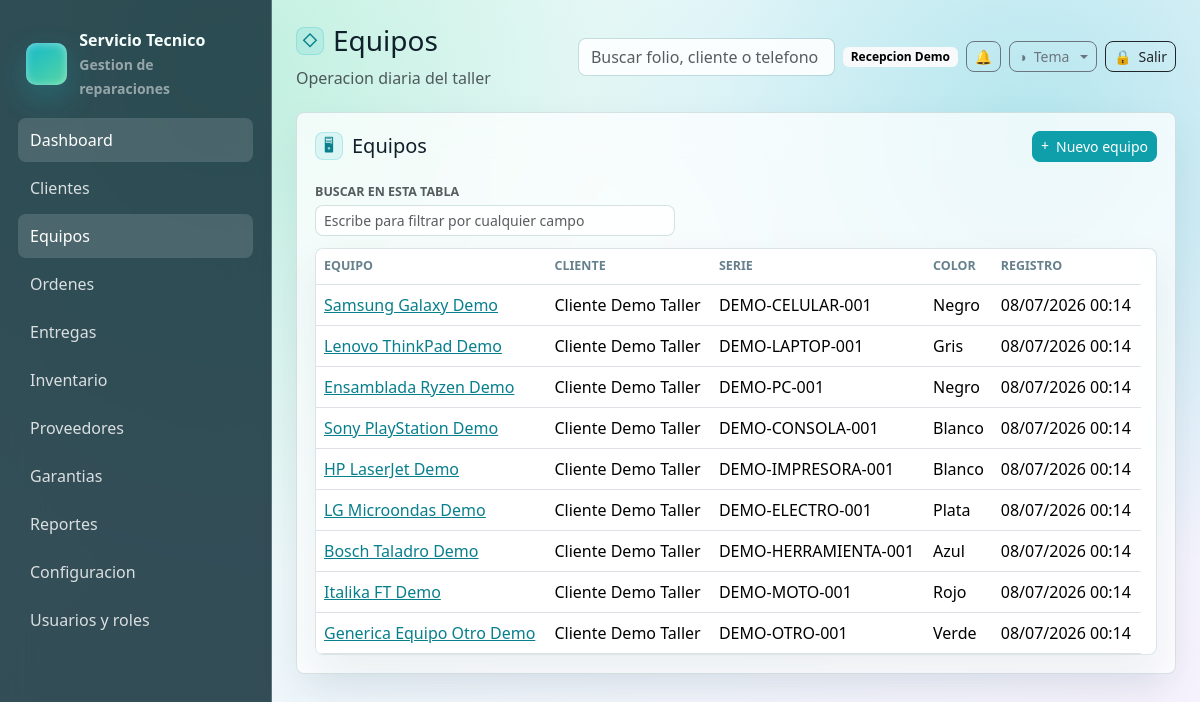
The page /equipos (signed in) on the database its author committed.
### tables this page shows
CREATE TABLE users (
    id INT UNSIGNED AUTO_INCREMENT PRIMARY KEY,
    name VARCHAR(160) NOT NULL,
    email VARCHAR(190) NOT NULL UNIQUE,
    password VARCHAR(255) NOT NULL,
    phone VARCHAR(40) NULL,
    status ENUM('activo','inactivo','bloqueado') NOT NULL DEFAULT 'activo',
    last_login_at DATETIME NULL,
    created_at DATETIME NOT NULL DEFAULT CURRENT_TIMESTAMP,
    updated_at DATETIME NULL ON UPDATE CURRENT_TIMESTAMP,
    deleted_at DATETIME NULL
);

CREATE TABLE equipos (
    id INT UNSIGNED AUTO_INCREMENT PRIMARY KEY,
    cliente_id INT UNSIGNED NOT NULL,
    tipo ENUM('celular','laptop','pc','consola','impresora','electrodomestico','herramienta','moto','otro') NOT NULL DEFAULT 'otro',
    marca VARCHAR(120) NULL,
    modelo VARCHAR(120) NULL,
    numero_serie VARCHAR(120) NULL,
    imei VARCHAR(80) NULL,
    color VARCHAR(80) NULL,
    password_equipo VARCHAR(120) NULL,
    accesorios_recibidos TEXT NULL,
    estado_fisico TEXT NULL,
    observaciones TEXT NULL,
    created_at DATETIME NOT NULL DEFAULT CURRENT_TIMESTAMP,
    updated_at DATETIME NULL ON UPDATE CURRENT_TIMESTAMP,
    deleted_at DATETIME NULL,
    CONSTRAINT fk_equipos_cliente FOREIGN KEY (cliente_id) REFERENCES clientes(id),
    INDEX idx_equipos_cliente (cliente_id),
    INDEX idx_equipos_serie (numero_serie),
    INDEX idx_equipos_imei (imei)
);

CREATE TABLE clientes (
    id INT UNSIGNED AUTO_INCREMENT PRIMARY KEY,
    nombre_completo VARCHAR(190) NOT NULL,
    telefono VARCHAR(40) NOT NULL,
    whatsapp VARCHAR(40) NULL,
    email VARCHAR(190) NULL,
    domicilio VARCHAR(255) NULL,
    ciudad VARCHAR(120) NULL,
    estado VARCHAR(120) NULL,
    codigo_postal VARCHAR(20) NULL,
    rfc VARCHAR(20) NULL,
    notas_internas TEXT NULL,
    estatus ENUM('activo','inactivo') NOT NULL DEFAULT 'activo',
    created_at DATETIME NOT NULL DEFAULT CURRENT_TIMESTAMP,
    updated_at DATETIME NULL ON UPDATE CURRENT_TIMESTAMP,
    deleted_at DATETIME NULL,
    INDEX idx_clientes_nombre (nombre_completo),
    INDEX idx_clientes_telefono (telefono),
    INDEX idx_clientes_email (email)
);

### resources/views/equipos/index.php (the view)
<div class="glass-card">
    <div class="d-flex justify-content-between align-items-center mb-3">
        <h2 class="h5 mb-0" data-icon="&#128421;">Equipos</h2>
        <a class="btn btn-primary btn-sm" data-icon="&#43;" href="<?= e(url('/equipos/create')) ?>">Nuevo equipo</a>
    </div>
    <div class="table-wrap">
        <table class="table align-middle">
            <thead><tr><th>Equipo</th><th>Cliente</th><th>Serie</th><th>Color</th><th>Registro</th></tr></thead>
            <tbody>
            <?php foreach ($equipos as $equipo): ?>
                <tr>
                    <td><a href="<?= e(url('/equipos/' . $equipo['id'])) ?>"><?= e(trim($equipo['marca'] . ' ' . $equipo['modelo']) ?: $equipo['tipo']) ?></a></td>
                    <td><?= e($equipo['cliente_nombre']) ?></td>
                    <td><?= e($equipo['numero_serie'] ?: $equipo['imei']) ?></td>
                    <td><?= e($equipo['color']) ?></td>
                    <td><?= e(fechaHumana($equipo['created_at'])) ?></td>
                </tr>
            <?php endforeach; ?>
            </tbody>
        </table>
    </div>
</div>

### app/Core/Router.php (shortened to what the rows shown need)
<?php
final class Router
{
    private array $routes = [];
    private function add(string $method, string $path, callable|array $handler): void
    {
        $pattern = preg_replace('#\{([a-zA-Z_][a-zA-Z0-9_]*)\}#', '(?P<$1>[^/]+)', $path);
        $this->routes[] = [
            'method' => $method,
            'path' => $path,
            'pattern' => '#^' . $pattern . '$#',
            'handler' => $handler,
        ];
    }
    public function dispatch(Request $request): void
    {
        foreach ($this->routes as $route) {
            if ($route['method'] !== $request->method()) {
                continue;
            }
            if (preg_match($route['pattern'], $request->path(), $matches)) {
                $params = array_filter($matches, 'is_string', ARRAY_FILTER_USE_KEY);
                $handler = $route['handler'];
                if (is_array($handler)) {
                    [$class, $method] = $handler;
                    $controller = new $class();
                    $controller->{$method}($request, ...array_values($params));
                    return;
                }
                return;
            }
        }
    }
}

### resources/views/layouts/app.php (shortened to what the rows shown need)
<?php
$user = Auth::user();
?>
<!doctype html>
<html lang="es">
<head>
    <link href="https://cdn.jsdelivr.net/npm/bootstrap@5.3.3/dist/css/bootstrap.min.css" rel="stylesheet">
    <link href="<?= e(asset('css/app.css') . '?v=20260707-btns') ?>" rel="stylesheet">
    <link href="<?= e(asset('css/themes/crystal.css')) ?>" rel="stylesheet">
    <link href="<?= e(asset('css/themes/dark.css') . '?v=20260614-selects') ?>" rel="stylesheet">
    <link href="<?= e(asset('css/themes/live.css')) ?>" rel="stylesheet">
    <link href="<?= e(asset('css/themes/blueprint.css') . '?v=20260707-btns') ?>" rel="stylesheet">
</head>
<body>
<div class="app-shell">
    <aside class="sidebar" id="app-sidebar">
        <div class="brand">
            <div class="brand-mark"></div>
            <div>
                <div>Servicio Tecnico</div>
                <small class="text-white-50">Gestion de reparaciones</small>
            </div>
        </div>
        <nav class="nav flex-column">
            <a class="nav-link <?= e(is_active('/')) ?>" href="<?= e(url('/')) ?>">Dashboard</a>
            <a class="nav-link <?= e(is_active('/clientes')) ?>" href="<?= e(url('/clientes')) ?>">Clientes</a>
            <a class="nav-link <?= e(is_active('/equipos')) ?>" href="<?= e(url('/equipos')) ?>">Equipos</a>
            <a class="nav-link <?= e(is_active('/ordenes')) ?>" href="<?= e(url('/ordenes')) ?>">Ordenes</a>
            <a class="nav-link <?= e(is_active('/entregas')) ?>" href="<?= e(url('/entregas')) ?>">Entregas</a>
            <a class="nav-link <?= e(is_active('/inventario')) ?>" href="<?= e(url('/inventario')) ?>">Inventario</a>
            <a class="nav-link <?= e(is_active('/proveedores')) ?>" href="<?= e(url('/proveedores')) ?>">Proveedores</a>
            <a class="nav-link <?= e(is_active('/garantias')) ?>" href="<?= e(url('/garantias')) ?>">Garantias</a>
            <a class="nav-link <?= e(is_active('/reportes')) ?>" href="<?= e(url('/reportes')) ?>">Reportes</a>
            <a class="nav-link <?= e(is_active('/configuracion')) ?>" href="<?= e(url('/configuracion')) ?>">Configuracion</a>
            <a class="nav-link <?= e(is_active('/usuarios')) ?>" href="<?= e(url('/usuarios')) ?>">Usuarios y roles</a>
        </nav>
    </aside>
    <main class="main">
        <header class="topbar">
            <div class="topbar-title">
                <h1 class="h3 mb-1" data-icon="&#9671;"><?= e($title ?? '') ?></h1>
                <div class="text-muted">Operacion diaria del taller</div>
            </div>
            <div class="d-flex align-items-center gap-2 topbar-actions">
                <form class="d-none d-md-block" action="<?= e(url('/ordenes')) ?>">
                    <input class="form-control" name="q" placeholder="Buscar folio, cliente o telefono">
                </form>
                <span class="badge text-bg-light topbar-user"><?= e($user['name'] ?? 'Usuario') ?></span>
                <div class="dropdown">
                    <button class="btn btn-outline-secondary btn-sm notif-bell" type="button" data-bs-toggle="dropdown" aria-expanded="false" aria-label="Notificaciones">
                        &#128276;
                    </button>
                </div>
                <div class="dropdown theme-switcher">
                    <button class="btn btn-outline-secondary btn-sm dropdown-toggle" type="button" data-bs-toggle="dropdown" aria-expanded="false" aria-label="Tema" data-icon="&#9681;"><span class="btn-label">Tema</span></button>
                </div>
                <form method="post" action="<?= e(url('/logout')) ?>">
                    <button class="btn btn-outline-dark btn-sm" aria-label="Salir" data-icon="&#128274;"><span class="btn-label">Salir</span></button>
                </form>
            </div>
        </header>
        <?= $content ?>
    </main>
</div>
</body>
</html>

### rows shown on the page
users: name "Recepcion Demo"
equipos: marca+modelo "Samsung Galaxy Demo", cliente.nombre_completo "Cliente Demo Taller", numero_serie "DEMO-CELULAR-001", color "Negro", created_at "08/07/2026 00:14"
equipos: marca+modelo "Lenovo ThinkPad Demo", cliente.nombre_completo "Cliente Demo Taller", numero_serie "DEMO-LAPTOP-001", color "Gris", created_at "08/07/2026 00:14"
equipos: marca+modelo "Ensamblada Ryzen Demo", cliente.nombre_completo "Cliente Demo Taller", numero_serie "DEMO-PC-001", color "Negro", created_at "08/07/2026 00:14"
equipos: marca+modelo "Sony PlayStation Demo", cliente.nombre_completo "Cliente Demo Taller", numero_serie "DEMO-CONSOLA-001", color "Blanco", created_at "08/07/2026 00:14"
equipos: marca+modelo "HP LaserJet Demo", cliente.nombre_completo "Cliente Demo Taller", numero_serie "DEMO-IMPRESORA-001", color "Blanco", created_at "08/07/2026 00:14"
equipos: marca+modelo "LG Microondas Demo", cliente.nombre_completo "Cliente Demo Taller", numero_serie "DEMO-ELECTRO-001", color "Plata", created_at "08/07/2026 00:14"
equipos: marca+modelo "Bosch Taladro Demo", cliente.nombre_completo "Cliente Demo Taller", numero_serie "DEMO-HERRAMIENTA-001", color "Azul", created_at "08/07/2026 00:14"
equipos: marca+modelo "Italika FT Demo", cliente.nombre_completo "Cliente Demo Taller", numero_serie "DEMO-MOTO-001", color "Rojo", created_at "08/07/2026 00:14"
equipos: marca+modelo "Generica Equipo Otro Demo", cliente.nombre_completo "Cliente Demo Taller", numero_serie "DEMO-OTRO-001", color "Verde", created_at "08/07/2026 00:14"
